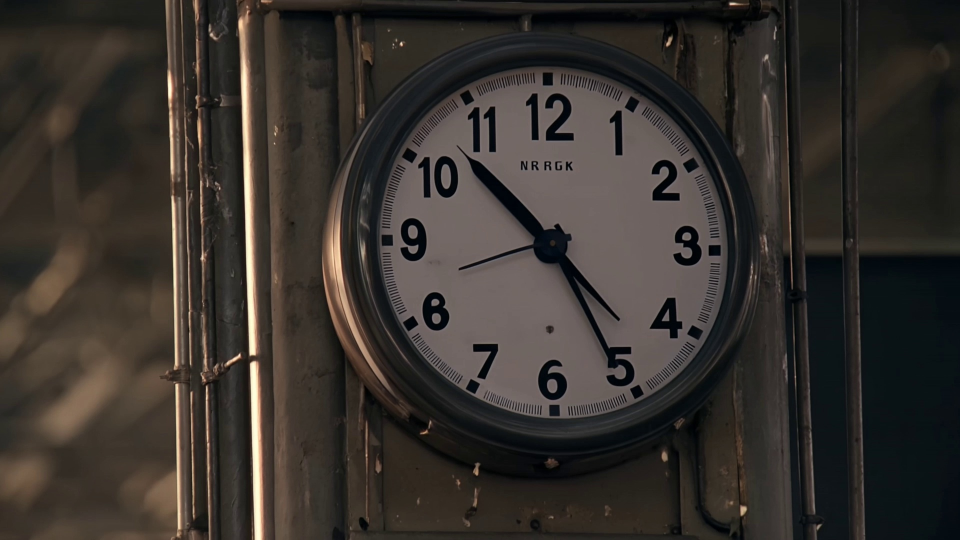
#> input picture _review/clock_test/00_0.00s.jpg, 1920 x 1080 px (shown at 1/2 size)
$ python -i assemble_animatediff_op06_op12.py   (imports and definitions only)
#> lines starting #> are read from the running program, lines starting #| are printed output that depends on the picture
from pathlib import Path
import shutil

import imageio.v2 as imageio
import numpy as np
from PIL import Image, ImageEnhance, ImageFilter


COMFY_OUTPUT = Path(r"F:\ComfyUI\output")
RENDER_DIR = Path(r"F:\CodexSharedCockpit\production\op06_op12_preview\renders")
FINAL_DIR = Path(r"F:\成片\边界回声_OP06_OP12_ComfyUI动效")

OUT_W, OUT_H = 1280, 720
SOURCE_FPS = 8
OUT_FPS = 24
CROSSFADE_FRAMES = 8


# [18 lines left out: function latest_segment, not called in this run]


def polish(frame: np.ndarray) -> Image.Image:
    im = Image.fromarray(frame).convert("RGB")
    im = im.resize((OUT_W, OUT_H), Image.Resampling.LANCZOS)
    im = ImageEnhance.Contrast(im).enhance(1.06)
    im = ImageEnhance.Color(im).enhance(0.96)
    im = im.filter(ImageFilter.UnsharpMask(radius=1.0, percent=80, threshold=4))
    return im


# [60 lines left out: functions read_frames, smooth_frames, crossfade, main, not called in this run]


# [2 lines not run here, left out]

>>> import cv2
>>> picture = cv2.imread('../../_review/clock_test/00_0.00s.jpg', cv2.IMREAD_GRAYSCALE)
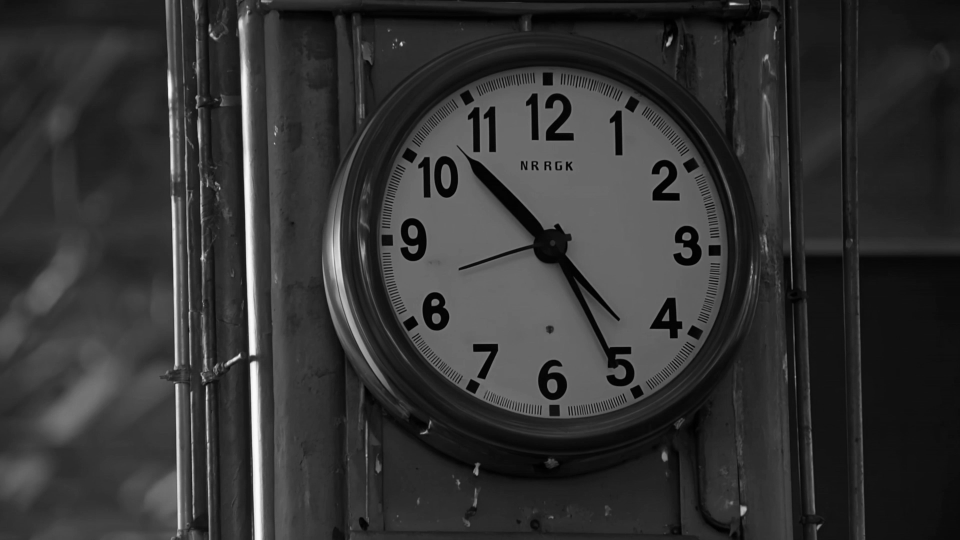
#> picture: shape (1080, 1920) (shown at 1/2 size); min 0, max 252, mean 51.4
>>> result = polish(picture)
#> in polish, `im = im.resize((OUT_W, OUT_H), Image.Resampling.LANCZOS)`:
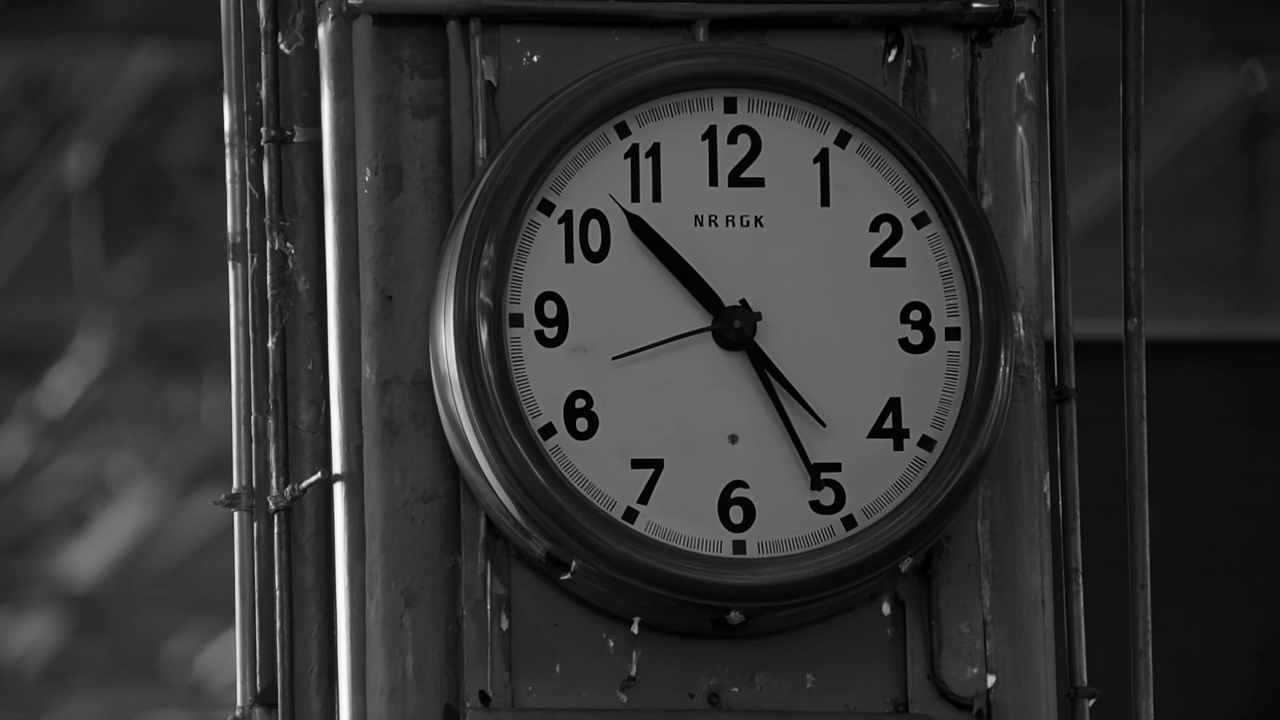
#> im: PIL image 1280x720 RGB; min 0, max 251, mean 51.4
